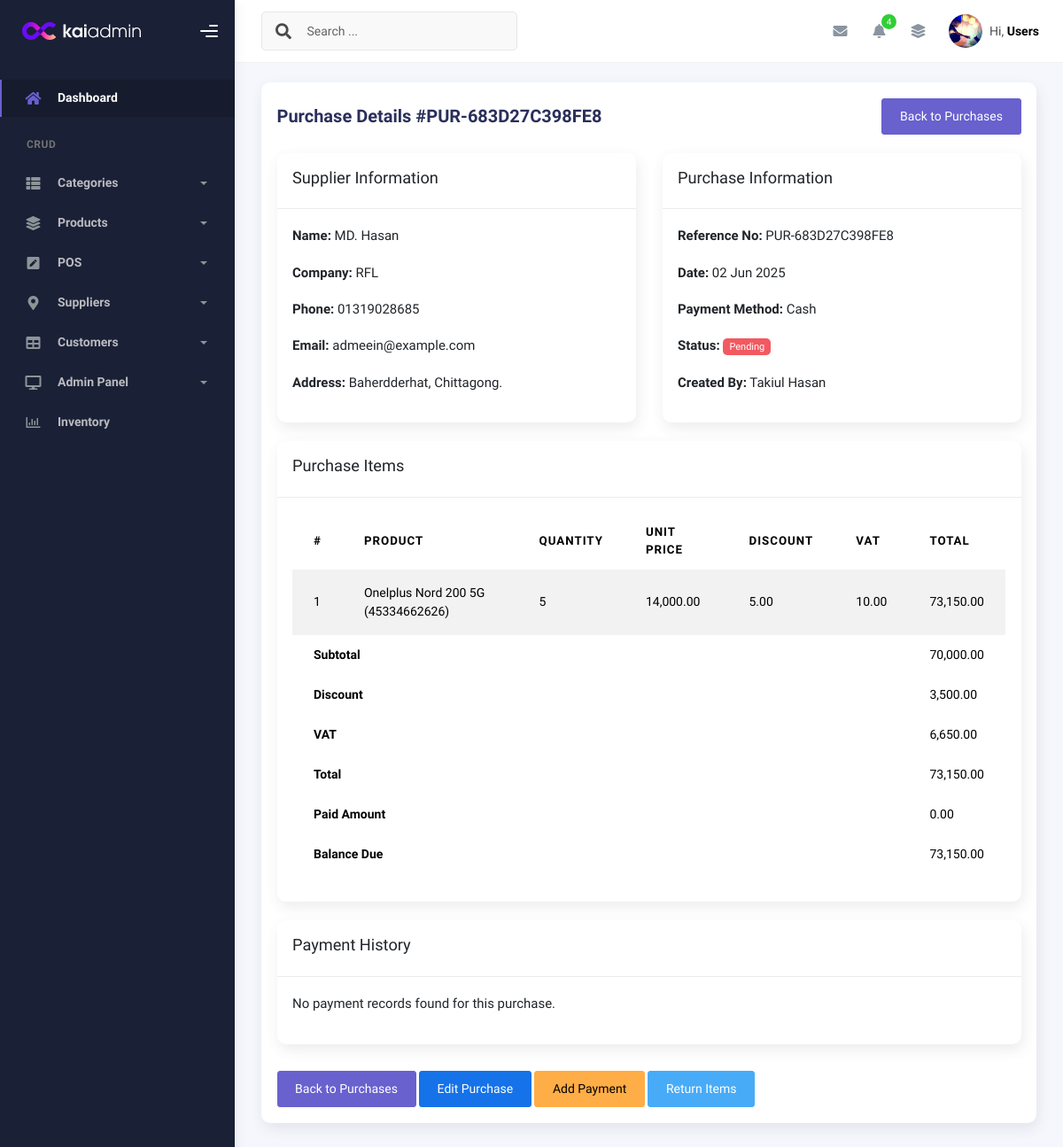
/modules/purchase/purchase_details.php?id=10 (signed in), run on the app's committed database.
### tables this page shows
CREATE TABLE `purchase` (
  `id` int(11) NOT NULL,
  `supplier_id` int(11) DEFAULT NULL,
  `reference_no` varchar(50) DEFAULT NULL,
  `purchase_date` date NOT NULL,
  `payment_method` varchar(20) DEFAULT 'cash',
  `payment_status` enum('pending','partial','paid') DEFAULT 'pending',
  `discount` decimal(10,2) DEFAULT 0.00,
  `discount_amount` decimal(10,2) DEFAULT 0.00,
  `subtotal` decimal(10,2) DEFAULT 0.00,
  `vat` decimal(10,2) NOT NULL DEFAULT 0.00,
  `total` decimal(10,2) NOT NULL,
  `user_id` int(11) DEFAULT NULL,
  `is_deleted` tinyint(1) DEFAULT 0,
  `deleted_at` timestamp NULL DEFAULT NULL,
  `created_at` timestamp NOT NULL DEFAULT current_timestamp(),
  `updated_at` timestamp NOT NULL DEFAULT current_timestamp() ON UPDATE current_timestamp()
);

CREATE TABLE `suppliers` (
  `id` int(11) NOT NULL,
  `name` varchar(100) NOT NULL,
  `phone` varchar(20) DEFAULT NULL,
  `email` varchar(100) DEFAULT NULL,
  `address` text DEFAULT NULL,
  `company_name` varchar(100) DEFAULT NULL,
  `created_at` timestamp NOT NULL DEFAULT current_timestamp(),
  `updated_at` timestamp NOT NULL DEFAULT current_timestamp() ON UPDATE current_timestamp()
);

CREATE TABLE `users` (
  `id` int(11) NOT NULL,
  `profile_pic` varchar(255) DEFAULT NULL,
  `username` varchar(50) NOT NULL,
  `password` varchar(255) NOT NULL,
  `full_name` varchar(100) NOT NULL,
  `email` varchar(100) NOT NULL,
  `role` enum('admin','manager','cashier','inventory') NOT NULL DEFAULT 'cashier',
  `is_active` tinyint(1) NOT NULL DEFAULT 1,
  `last_login` datetime DEFAULT NULL,
  `last_login_ip` varchar(45) DEFAULT NULL,
  `login_attempts` tinyint(4) NOT NULL DEFAULT 0,
  `locked_until` datetime DEFAULT NULL,
  `reset_token` varchar(100) DEFAULT NULL,
  `reset_token_expires` datetime DEFAULT NULL,
  `email_verified` tinyint(1) NOT NULL DEFAULT 0,
  `verification_token` varchar(100) DEFAULT NULL,
  `password_changed_at` timestamp NULL DEFAULT NULL,
  `created_at` timestamp NOT NULL DEFAULT current_timestamp(),
  `updated_at` timestamp NOT NULL DEFAULT current_timestamp() ON UPDATE current_timestamp(),
  `is_deleted` tinyint(1) DEFAULT 0,
  `deleted_at` timestamp NULL DEFAULT NULL
);

CREATE TABLE `purchase_items` (
  `id` int(11) NOT NULL,
  `purchase_id` int(11) NOT NULL,
  `product_id` int(11) NOT NULL,
  `quantity` int(11) NOT NULL,
  `unit_price` decimal(10,2) NOT NULL,
  `discount` decimal(10,2) DEFAULT 0.00,
  `subtotal` decimal(10,2) DEFAULT 0.00,
  `vat` decimal(5,2) DEFAULT 0.00,
  `total_price` decimal(10,2) NOT NULL,
  `created_at` timestamp NOT NULL DEFAULT current_timestamp()
);

CREATE TABLE `products` (
  `id` int(11) NOT NULL,
  `name` varchar(100) NOT NULL,
  `barcode` varchar(50) NOT NULL,
  `category_id` int(11) DEFAULT NULL,
  `sub_category_id` int(11) DEFAULT NULL,
  `child_category_id` int(11) DEFAULT NULL,
  `brand_id` int(11) DEFAULT NULL,
  `price` decimal(10,2) NOT NULL,
  `sell_price` decimal(10,2) NOT NULL,
  `is_deleted` tinyint(1) DEFAULT 0,
  `deleted_at` timestamp NULL DEFAULT NULL,
  `created_at` timestamp NOT NULL DEFAULT current_timestamp(),
  `updated_at` timestamp NOT NULL DEFAULT current_timestamp() ON UPDATE current_timestamp()
);

### modules/purchase/purchase_details.php (the view, shortened to what the rows shown need)
<?php
require_once __DIR__ . '/../../db_plugin.php';
$purchase_id = $_GET['id'];
$purchase_result = $mysqli->common_select('purchase', '*', ['id' => $purchase_id]);
$purchase = $purchase_result['data'][0];
$supplier = $mysqli->common_select('suppliers', '*', ['id' => $purchase->supplier_id])['data'][0] ?? null;
$items_result = $mysqli->common_select('purchase_items', '*', ['purchase_id' => $purchase_id]);
$items = $items_result['data'];
$paid_amount = 0;
require_once __DIR__ . '/../../requires/header.php';
require_once __DIR__ . '/../../requires/topbar.php';
?>
<div class="container">
    <div class="page-inner">
        <div class="row">
            <div class="col-md-12 grid-margin">
                <div class="card">
                    <div class="card-body">
                        <div class="d-flex justify-content-between align-items-center mb-4">
                            <h4 class="card-title">Purchase Details #<?= $purchase->reference_no ?></h4>
                            <a href="view_purchases.php" class="btn btn-secondary">Back to Purchases</a>
                        </div>
                        <div class="row">
                            <div class="col-md-6">
                                <div class="card mb-4">
                                    <div class="card-body">
                                        <?php if ($supplier): ?>
                                            <p><strong>Name:</strong> <?= $supplier->name ?></p>
                                            <p><strong>Company:</strong> <?= $supplier->company_name ?? 'N/A' ?></p>
                                            <p><strong>Phone:</strong> <?= $supplier->phone ?? 'N/A' ?></p>
                                            <p><strong>Email:</strong> <?= $supplier->email ?? 'N/A' ?></p>
                                            <p><strong>Address:</strong> <?= $supplier->address ?? 'N/A' ?></p>
                                        <?php else: ?>
                                            <p>Supplier information not available</p>
                                        <?php endif; ?>
                                    </div>
                                </div>
                            </div>
                            <div class="col-md-6">
                                <div class="card mb-4">
                                    <div class="card-body">
                                        <p><strong>Reference No:</strong> <?= $purchase->reference_no ?></p>
                                        <p><strong>Date:</strong> <?= date('d M Y', strtotime($purchase->purchase_date)) ?></p>
                                        <p><strong>Payment Method:</strong> <?= ucfirst($purchase->payment_method) ?></p>
                                        <p>
                                            <strong>Status:</strong>
                                            <span class="badge badge-<?=
                                                $purchase->payment_status == 'paid' ? 'success' :
                                                ($purchase->payment_status == 'partial' ? 'warning' : 'danger')
                                            ?>">
                                                <?= ucfirst($purchase->payment_status) ?>
                                            </span>
                                        </p>
                                        <p><strong>Created By:</strong>
                                            <?php
                                                $user = $mysqli->common_select('users', 'full_name', ['id' => $purchase->user_id])['data'][0] ?? null;
                                                echo $user ? $user->full_name : 'Unknown';
                                            ?>
                                        </p>
                                    </div>
                                </div>
                            </div>
                        </div>
                        <div class="card mb-4">
                            <div class="card-body">
                                <div class="table-responsive">
                                    <table class="table table-striped">
                                        <thead>
                                            <tr>
                                                <th>#</th>
                                                <th>Product</th>
                                                <th>Quantity</th>
                                                <th>Unit Price</th>
                                                <th>Discount</th>
                                                <th>VAT</th>
                                                <th>Total</th>
                                            </tr>
                                        </thead>
                                        <tbody>
                                            <?php foreach ($items as $index => $item):
                                                $product = $mysqli->common_select('products', '*', ['id' => $item->product_id])['data'][0] ?? null;
                                            ?>
                                                <tr>
                                                    <td><?= $index + 1 ?></td>
                                                    <td><?= $product ? $product->name . ' (' . $product->barcode . ')' : 'Product not found' ?></td>
                                                    <td><?= $item->quantity ?></td>
                                                    <td><?= number_format($item->unit_price, 2) ?></td>
                                                    <td><?= number_format($item->discount, 2) ?></td>
                                                    <td><?= number_format($item->vat, 2) ?></td>
                                                    <td><?= number_format($item->total_price, 2) ?></td>
                                                </tr>
                                            <?php endforeach; ?>
                                        </tbody>
                                        <tfoot>
                                            <tr>
                                                <td colspan="6" class="text-right"><strong>Subtotal</strong></td>
                                                <td><?= number_format($purchase->subtotal, 2) ?></td>
                                            </tr>
                                            <tr>
                                                <td colspan="6" class="text-right"><strong>Discount</strong></td>
                                                <td><?= number_format($purchase->discount, 2) ?></td>
                                            </tr>
                                            <tr>
                                                <td colspan="6" class="text-right"><strong>VAT</strong></td>
                                                <td><?= number_format($purchase->vat, 2) ?></td>
                                            </tr>
                                            <tr>
                                                <td colspan="6" class="text-right"><strong>Total</strong></td>
                                                <td><?= number_format($purchase->total, 2) ?></td>
                                            </tr>
                                            <tr>
                                                <td colspan="6" class="text-right"><strong>Balance Due</strong></td>
                                                <td><?= number_format($purchase->total - $paid_amount, 2) ?></td>
                                            </tr>
                                        </tfoot>
                                    </table>
                                </div>
                            </div>
                        </div>
                    </div>
                </div>
            </div>
        </div>
    </div>
</div>
<?php include __DIR__ . '/../../requires/footer.php'; ?>

### data on the page
purchase: reference_no "PUR-683D27C398FE8", purchase_date "02 Jun 2025", payment_method "Cash", payment_status "Pending", subtotal "70,000.00", discount "3,500.00", vat "6,650.00", total "73,150.00", $purchase->total-$paid_amount "73,150.00"
suppliers: name "MD. Hasan", company_name "RFL", phone "01319028685", email "admeein@example.com", address "Baherdderhat, Chittagong."
users: full_name "Takiul Hasan"
purchase_items: product.name "Onelplus Nord 200 5G", product.barcode "45334662626", quantity "5", unit_price "14,000.00", discount "5.00", vat "10.00", total_price "73,150.00"

### other printed values
$paid_amount "0.00"
